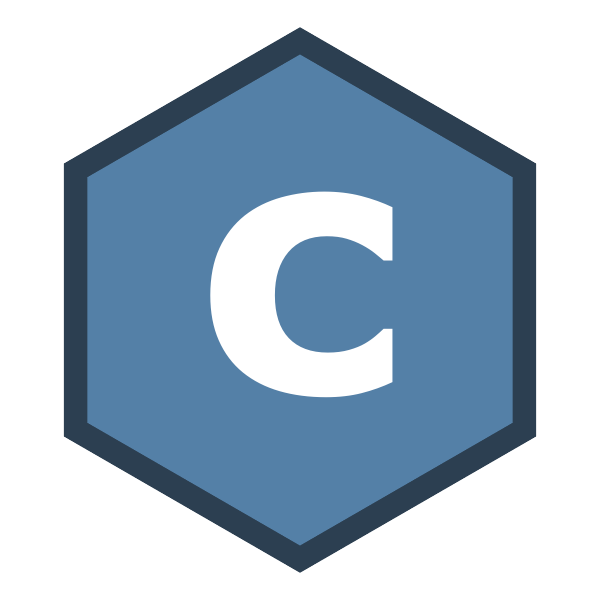

Recreate this plot in R.
library(ggplot2)
library(magick)

# Function to calculate hexagon vertices

deg2rad <- function(deg) {
  return(deg * (pi / 180))
}

hexagon_vertices <- function(center_x, center_y, radius) {
  angles_deg <- seq(90, -270, by = -60) # Starting from the top vertex and moving clockwise
  angles_rad <- deg2rad(angles_deg)
  x <- center_x + radius * cos(angles_rad)
  y <- center_y + radius * sin(angles_rad)
  return(data.frame(x = x, y = y))
}

# Make plot

favicon <- ggplot() +
  # Make outer hexagon
  geom_polygon(
    data = round(hexagon_vertices(0, 0, 3), 6),
    aes(x = x, y = y),
    fill = "#2c3f51"
  ) +
  # Make inner hexagon
  geom_polygon(
    data = round(hexagon_vertices(0, 0, 2.7), 6),
    aes(x = x, y = y),
    fill = "#5480a7"
  ) +
  # Add J
  geom_text(
    aes(x = 0, y = 0, label = "c"),
    hjust = 0.5,
    nudge_y = 0.4,
    size = 90,
    family = "Raleway",
    fontface = "bold",
    color = "white"
  ) +
  coord_fixed() +
  theme_void() +
  theme(
    plot.background = element_rect(fill = "transparent", colour = NA),
    panel.background = element_rect(fill = "transparent", colour = NA)
  )

ggsave(
  "favicon.pdf", favicon,
  height = 6, width = 6,
  bg = "transparent", device = cairo_pdf
)
renderthis::to_png("favicon.pdf", "favicon.png", density = 300)
favicon <- image_scale(image_read("favicon.png"), "32")
image_write(favicon, path = "favicon.ico", format = "png")
